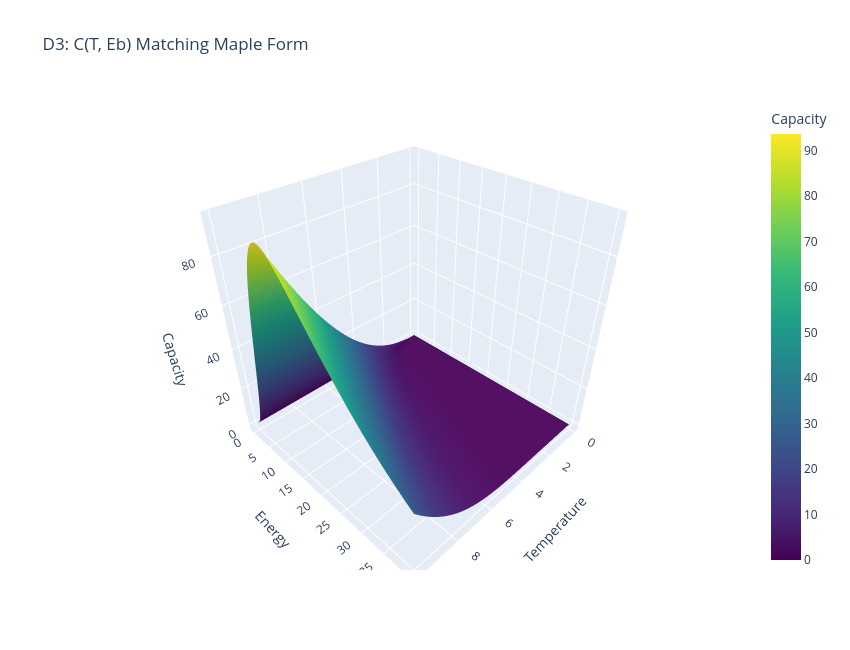

Source (notebook cell):
### Code cell
# =========================
# D2 heat capacity matching Maple rendition
# C = d² ln(Z) / dβ², then β = 1/T
# =========================

import plotly.graph_objects as go

T_grid = np.linspace(0, 10, 250)
Eb_grid_heat = np.linspace(0, 40, 250)

C_grid_maple = np.zeros((len(T_grid), len(Eb_grid_heat)))

for j, Eb in enumerate(Eb_grid_heat):
    E = eig_D3(Eb)

    # optional stability shift; does not change C_beta
    E = E - np.min(E)

    for i, T in enumerate(T_grid):
        beta = 1 / T

        weights = np.exp(-beta * E)
        Z = np.sum(weights)

        E_avg = np.sum(E * weights) / Z
        E3_avg = np.sum(E**2 * weights) / Z

        # Maple: diff(diff(ln(Z), beta), beta)
        C_grid_maple[i, j] = E3_avg - E_avg**2

Eb_mesh, T_mesh = np.meshgrid(Eb_grid_heat, T_grid)

fig = go.Figure(data=[
    go.Surface(
        x=T_mesh,
        y=Eb_mesh,
        z=C_grid_maple,
        colorscale="Viridis",
        colorbar=dict(title="Capacity")
    )
])

fig.update_layout(
    title="D3: C(T, Eb) Matching Maple Form",
    scene=dict(
        xaxis_title="Temperature",
        yaxis_title="Energy",
        zaxis_title="Capacity"
    ),
    width=850,
    height=650
)

fig.show()

### Figure 1 — Plotly figure (JSON) as saved in the notebook; plotly's stock layout.template omitted (floating-point values rounded to 4 significant figures; data arrays with more than 128 entries replaced by an {"elided": "..."} marker saying what was removed)
{"data": [{"colorbar": {"title": {"text": "Capacity"}}, "colorscale": [[0, "#440154"], [0.1111, "#482878"], [0.2222, "#3e4989"], [0.3333, "#31688e"], [0.4444, "#26828e"], [0.5556, "#1f9e89"], [0.6667, "#35b779"], [0.7778, "#6ece58"], [0.8889, "#b5de2b"], [1, "#fde725"]], "type": "surface", "x": {"elided": "250x250 float values"}, "y": {"elided": "250x250 float values"}, "z": {"elided": "250x250 float values"}}], "layout": {"height": 650, "scene": {"xaxis": {"title": {"text": "Temperature"}}, "yaxis": {"title": {"text": "Energy"}}, "zaxis": {"title": {"text": "Capacity"}}}, "title": {"text": "D3: C(T, Eb) Matching Maple Form"}, "width": 850}}
